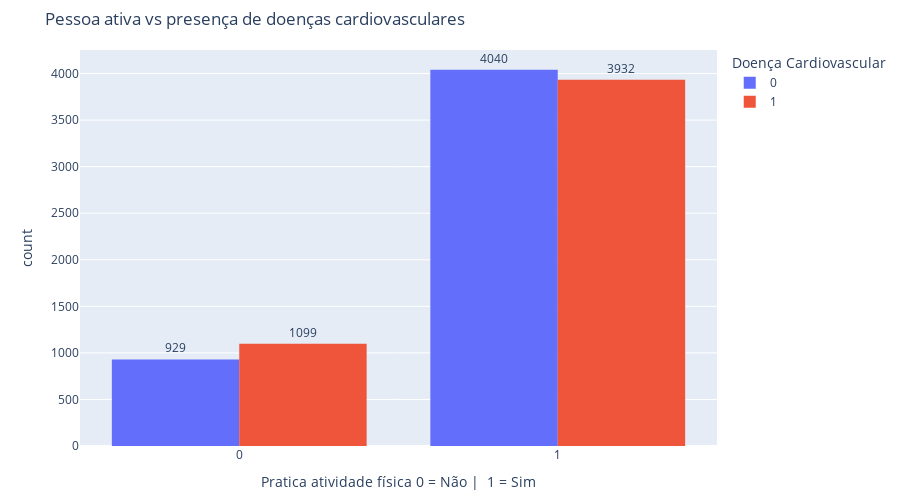

The notebook cell saved with this chart:
### Markdown cell above
Assim como na análise do colesterol, há uma tendência de que indivíduos com níveis mais altos de glicose tenham maior incidência de doenças cardiovasculares.  
Observamos que no nível 1 de glicose, temos maior presença de indivíduos saudáveis. Já nos níveis 2 e 3, há um aumento no número de casos da doença, especialmente no nível 3, onde a quantidade de pessoas com doença cardiovascular é um pouco maior do que as sem a doença. Isso sugere uma possível relação entre glicose elevada e risco cardiovascular, mas assim como no caso do colesterol, a diferença entre os grupos não é extrema.

### Code cell
fig = px.histogram(cardio, x='active', color='cardio_disease', barmode='group',
                   labels={'active': 'Pratica atividade física 0 = Não |  1 = Sim', 'cardio_disease': 'Doença Cardiovascular'},
                   title='Pessoa ativa vs presença de doenças cardiovasculares')

fig.update_traces(texttemplate='%{y}', textposition='outside')
fig.update_layout(height=500, margin=dict(t=50, b=50))
fig.show()

### Figure 1 — Plotly figure (JSON) as saved in the notebook; plotly's stock layout.template omitted (floating-point values rounded to 4 significant figures; data arrays with more than 128 entries replaced by an {"elided": "..."} marker saying what was removed)
{"data": [{"alignmentgroup": "True", "bingroup": "x", "hovertemplate": "Doença Cardiovascular=0<br>Pratica atividade física 0 = Não |  1 = Sim=%{x}<br>count=%{y}<extra></extra>", "legendgroup": "0", "marker": {"color": "#636efa", "pattern": {"shape": ""}}, "name": "0", "offsetgroup": "0", "orientation": "v", "showlegend": true, "textposition": "outside", "texttemplate": "%{y}", "type": "histogram", "x": {"elided": "4969 int values"}, "xaxis": "x", "yaxis": "y"}, {"alignmentgroup": "True", "bingroup": "x", "hovertemplate": "Doença Cardiovascular=1<br>Pratica atividade física 0 = Não |  1 = Sim=%{x}<br>count=%{y}<extra></extra>", "legendgroup": "1", "marker": {"color": "#EF553B", "pattern": {"shape": ""}}, "name": "1", "offsetgroup": "1", "orientation": "v", "showlegend": true, "textposition": "outside", "texttemplate": "%{y}", "type": "histogram", "x": {"elided": "5031 int values"}, "xaxis": "x", "yaxis": "y"}], "layout": {"barmode": "group", "height": 500, "legend": {"title": {"text": "Doença Cardiovascular"}, "tracegroupgap": 0}, "margin": {"b": 50, "t": 50}, "title": {"text": "Pessoa ativa vs presença de doenças cardiovasculares"}, "xaxis": {"anchor": "y", "domain": [0, 1], "title": {"text": "Pratica atividade física 0 = Não |  1 = Sim"}}, "yaxis": {"anchor": "x", "domain": [0, 1], "title": {"text": "count"}}}}
